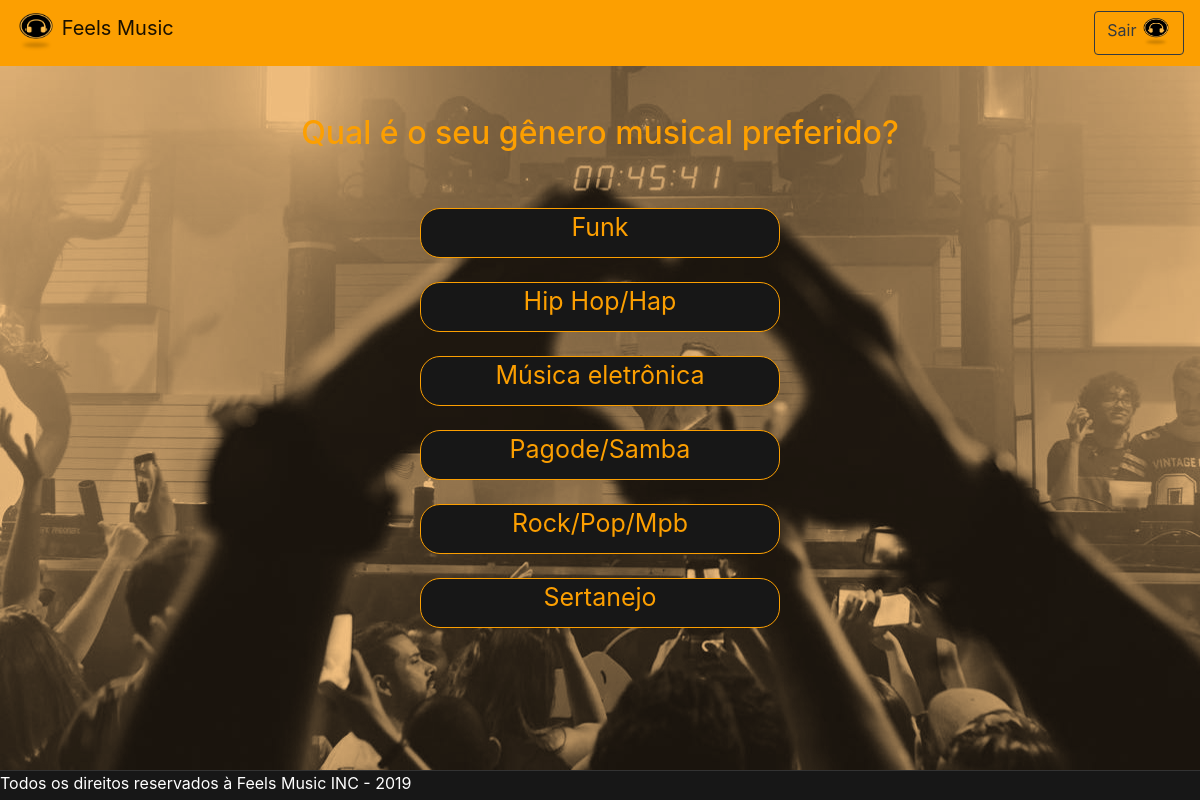
The app's page /pages/pages_usuario/genero.php?codigo=1, older data.
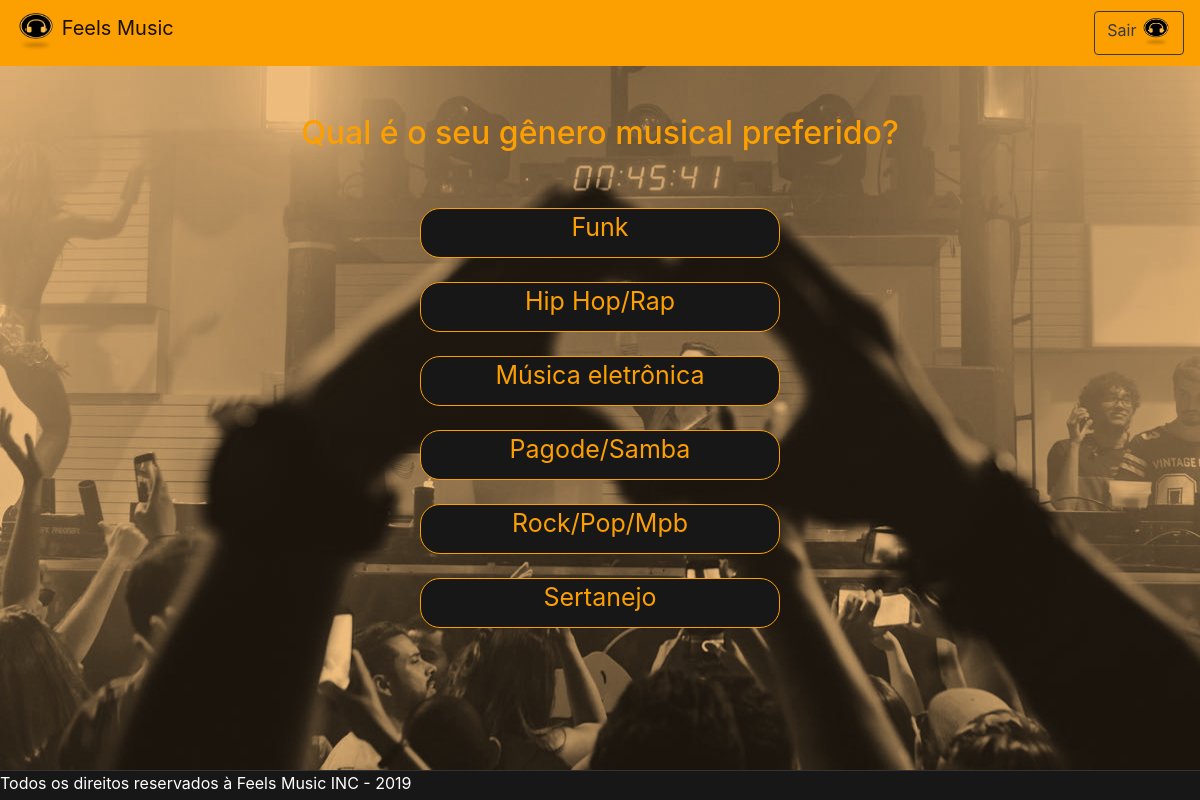
The same page, newer data.
### tables this page shows
CREATE TABLE IF NOT EXISTS `genero` (
  `idgenero` INT AUTO_INCREMENT NOT NULL,
  `nome` VARCHAR(45) NOT NULL,
  `sentimento_idsentimento` INT NOT NULL,
  PRIMARY KEY (`idgenero`),
  INDEX `fk_genero_sentimento1_idx` (`sentimento_idsentimento` ASC),
  CONSTRAINT `fk_genero_sentimento1`
    FOREIGN KEY (`sentimento_idsentimento`)
    REFERENCES `sentimento` (`idsentimento`)
    ON DELETE NO ACTION
    ON UPDATE NO ACTION);

### pages/pages_usuario/genero.php (the view, shortened to what this page needs)
<link href="//maxcdn.bootstrapcdn.com/bootstrap/4.1.1/css/bootstrap.min.css" rel="stylesheet" id="bootstrap-css">
<link rel="stylesheet" href="../css/main.css">
<?php
$idsentimento = $_GET["codigo"];
$conexao = mysqli_connect("localhost","root","","bancofeelsmusic");
$busca = mysqli_query($conexao,"SELECT * FROM genero WHERE sentimento_idsentimento = $idsentimento");
$arrGenero = mysqli_fetch_all($busca, MYSQLI_ASSOC);
?>
<!DOCTYPE html>
<html lang="en" dir="ltr">
  <head>
    <nav class="navbar navbar-light" style="background-color: #FC9F01;">
      <a class="navbar-brand" href="#">
      <img src="../../assets/imgs/Icon.png" width="40" height="40" class="d-inline-block align-top" alt="">
      Feels Music
      <a href="http://localhost/feels-music/includes/encerrarLogin.php">
        <button class="btn btn-outline-dark my-2 my-sm-0" type="submit">Sair
          <img src="../../assets/imgs/Icon.png" width="30" height="30" class="d-inline-block align-top" alt="">
        </button>
      </a>
    </nav>
  </head>
  <body>
    <br><br>
    <h2><center>Qual é o seu gênero musical preferido?</center></h2>
    <br><br>
    <?php
    foreach($arrGenero as $chave => $valor){
        echo "<div class='mx-auto linhaGenero'>";
        echo "<a href='player.php?codigo=".$valor["idgenero"]."'>".$valor["nome"]."</a>";
        echo "</div></br>";
    }
    ?>
  </body>
  <footer class="fixar-rodape">
    Todos os direitos reservados à Feels Music INC - 2019
  </footer>
</html>

Row changes from the older to the newer data that the page shows:
changed genero: nome "Hip Hop/Hap" → "Hip Hop/Rap"
